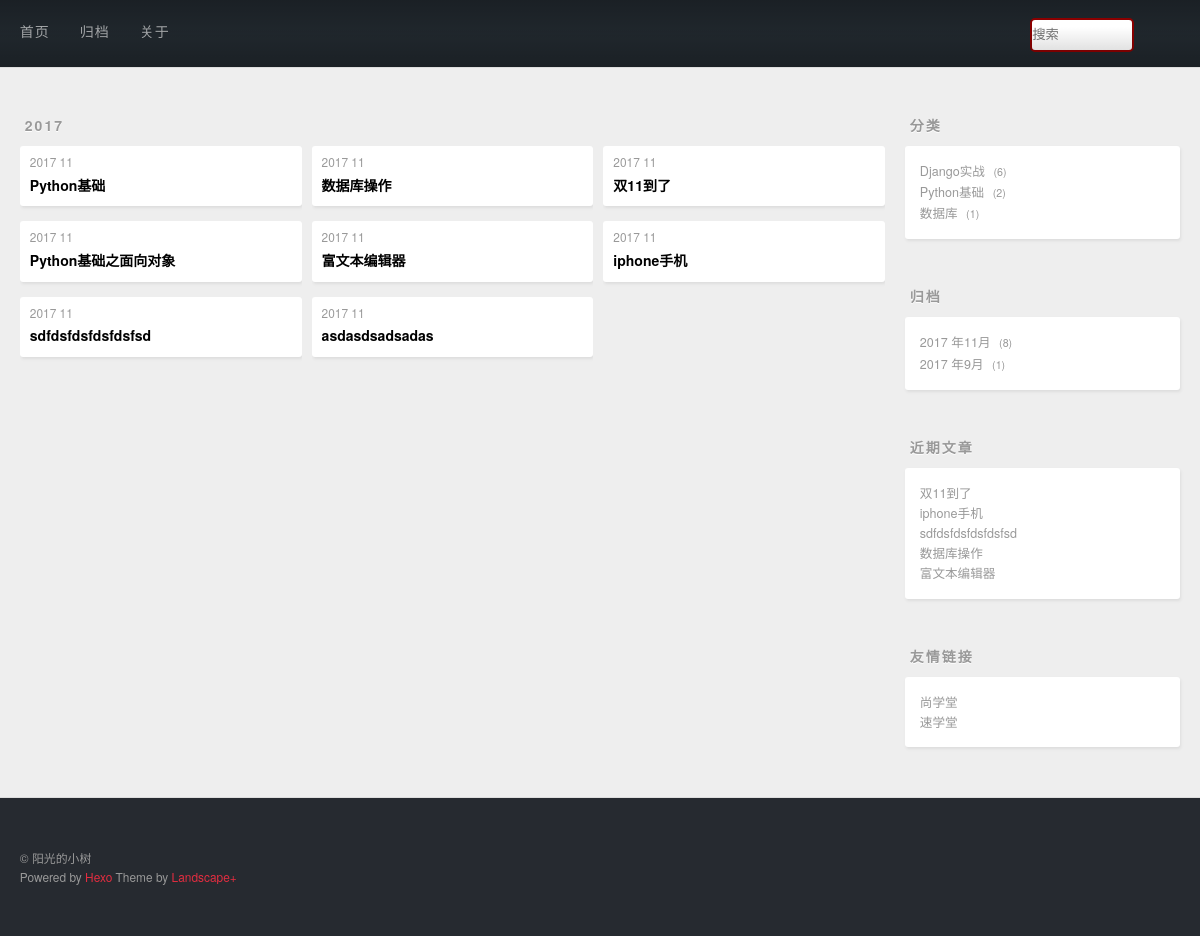
Screenshot of /archive/2017/11 with the database file from the repository.
### post/models.py (models this page shows, shortened)
class Post(models.Model):
    title = models.CharField(max_length=20)
    desc = RichTextUploadingField()
    content = models.TextField()
    created = models.DateField(auto_now_add=True)
    modified = models.DateTimeField(auto_now=True)
    category = models.ForeignKey(Category)
    tags = models.ManyToManyField(Tag)

### post/views.py (the view)
# urls.py: url(r'^archive/(\d+)/(\d+)$',views.date_details_view),
def date_details_view(request,year,month):
    posts = Post.objects.filter(created__year=year,created__month=month).all()
    return render(request,'archive.html',{'posts':posts})

### post/contextprocessor.py (called while the page is built)
def slider_context_processor(request):
    context ={}
    context['category']=Post.objects.values('category','category__name').annotate(count = Count('*'))
    archive = Post.objects.values('created').order_by('-created')
    context['archive']=archive
    context['recent']=Post.objects.order_by('-created').all()[:5]
    return context

### post/templates/archive.html (shortened to what this page needs)
{% extends 'base.html' %}
{% block main %}
    <div class="archives-wrap">
    {% regroup posts by created.year as year_group %}
    {% for year in year_group %}
        <div class="archive-year-wrap">
          <span class="archive-year">{{ year.grouper }}</span>
        </div>
        <div class="archives">
        {% for post in year.list %}
             <article class="archive-article archive-type-post">
  <div class="archive-article-inner">
    <header class="archive-article-header">
      <a href="#" class="archive-article-date">
  <time>{{post.created.year }} {{ post.created.month }}</time>
</a>
    <h1 itemprop="name">
      <a class="archive-article-title" target="_blank" href="/post/details/{{ post.id }}">{{ post.title }}</a>
    </h1>
    </header>
  </div>
</article>
        {% endfor %}
        </div>
    {% endfor %}
    </div>
{% endblock main %}

### templates/slider.html
<aside id="sidebar">
  <div class="widget-wrap">
    <h3 class="widget-title">分类</h3>
    <div class="widget">
      <ul class="category-list">
          {% for cate in category %}
              <li class="category-list-item">
              <a class="category-list-link" href="/category/{{ cate.category }}">{{ cate.category__name }}</a>
              <span class="category-list-count">{{ cate.count }}</span>
          </li>
          {% endfor cate %}
      </ul>
      </div>
  </div>
  <div class="widget-wrap">
    <h3 class="widget-title">归档</h3>
    <div class="widget">
      <ul class="archive-list">
           {% regroup archive by created.year as year_group  %}
          {% for year in year_group %}
              {%  regroup year.list by created.month  as month_group %}
                  {% for month in month_group %}
          <li class="archive-list-item">
                      <a class="archive-list-link" href="/archive/{{ year.grouper }}/{{month.grouper}}">{{ year.grouper  }} 年{{ month.grouper }}月</a>
              <span class="archive-list-count">{{ month.list|length }}</span>
          </li>{% endfor  %}
       {% endfor %}
      </ul>
    </div>
  </div>
  <div class="widget-wrap">
    <h3 class="widget-title">近期文章</h3>
    <div class="widget">
      <ul>
         {% for p in recent %}
              <li>
            <a href="/post/details/{{ p.id }}" target="_blank">{{ p.title }}</a>
          </li>
          {% endfor %}
      </ul>
    </div>
  </div>
  <div class="widget-wrap">
    <h3 class="widget-title">友情链接</h3>
    <div class="widget">
      <ul>
          <li>
            <a href="http://www.bjsxt.com/" target="_blank">尚学堂</a>
          </li>
          <li>
            <a href="http://www.sxt.cn/" target="_blank">速学堂</a>
          </li>
      </ul>
    </div>
  </div>
</aside>

### staticfile/css/style.css (style rules this page uses)
body { zoom: 1; width: 100%; }
body:before, body:after { content: ""; display: table; }
body:after { clear: both; }
html, body, div, span, applet, object, iframe, h1, h2, h3, h4, h5, h6, p, blockquote, pre, a, abbr, acronym, address, big, cite, code, del, dfn, em, img, ins, kbd, q, s, samp, small, strike, strong, sub, sup, tt, var, dl, dt, dd, ol, ul, li, fieldset, form, label, legend, table, caption, tbody, tfoot, thead, tr, th, td { margin: 0; padding: 0; border: 0; outline: 0; font-weight: inherit; font-style: inherit; font-family: inherit; font-size: 100%; vertical-align: baseline; }
body { line-height: 1; color: #000; background: #fff; }
ol, ul { list-style: none; }
html, body, #container { height: 100%; }
body { background: #eee; font: 14px/1.6em "微软雅黑", "Microsoft Yahei", "Droid Sans", Helvetica Neue, Helvetica, Arial, sans-serif; -webkit-text-size-adjust: 100%; }
.article-date, .article-category-link, .archive-year, .widget-title { text-decoration: none; text-transform: uppercase; letter-spacing: 2px; color: #999; margin-bottom: 1em; margin-left: 5px; line-height: 1em; text-shadow: 0 1px #fff; font-weight: bold; }
.article-inner, .archive-article-inner { background: #fff; -webkit-box-shadow: 1px 2px 3px #ddd; box-shadow: 1px 2px 3px #ddd; -webkit-border-radius: 3px; border-radius: 3px; }
.article-entry ul, .widget ul, .article-entry ol, .widget ol, .article-entry dl, .widget dl { margin: 0 20px; line-height: 1.6em; }
.article-entry ul, .widget ul { list-style: disc; }
.archives-wrap { margin: 50px 0; }
.archives { zoom: 1; }
.archives:before, .archives:after { content: ""; display: table; }
.archives:after { clear: both; }
.archive-year-wrap { margin-bottom: 1em; line-height: 1em; }
.archives { -webkit-column-gap: 10px; -moz-column-gap: 10px; column-gap: 10px; }
@media screen and (min-width: 768px) { .archives { -webkit-column-count: 3; -moz-column-count: 3; column-count: 3; } }
.archive-article { -webkit-column-break-inside: avoid; page-break-inside: avoid; overflow: hidden; break-inside: avoid-column; }
.archive-article-inner { padding: 10px; margin-bottom: 15px; }
.archive-article-title { text-decoration: none; font-weight: bold; color: #000; -webkit-transition: color 0.2s; -moz-transition: color 0.2s; -o-transition: color 0.2s; -ms-transition: color 0.2s; transition: color 0.2s; line-height: 1.6em; }
.archive-article-date { color: #999; text-decoration: none; font-size: 0.85em; line-height: 1em; margin-bottom: 0.5em; display: block; }
@media screen and (min-width: 768px) { #sidebar { display: inline; float: left; width: 23.3333333333333%; margin: 0 0.8333333333333%; } }
.widget-wrap { margin: 50px 0; }
.widget { color: #777; text-shadow: 0 1px #fff; background: #fff; -webkit-box-shadow: 1px 2px 3px #ddd; box-shadow: 1px 2px 3px #ddd; padding: 15px; -webkit-border-radius: 3px; border-radius: 3px; }
.widget a { color: #999; text-decoration: none; }
.widget { line-height: 1.6em; word-wrap: break-word; font-size: 0.9em; }
.widget ul, .widget ol { list-style: none; margin: 0; }
.category-list-count, .tag-list-count, .archive-list-count { padding-left: 5px; color: #999; font-size: 0.85em; }
.category-list-count:before, .tag-list-count:before, .archive-list-count:before { content: "("; }
.category-list-count:after, .tag-list-count:after, .archive-list-count:after { content: ")"; }

### rows the page displays
Post: created.year "2017", created.month "11", title "Python基础"
Post: created.year "2017", created.month "11", title "Python基础之面向对象"
Post: created.year "2017", created.month "11", title "sdfdsfdsfdsfdsfsd"
Post: created.year "2017", created.month "11", title "数据库操作"
Post: created.year "2017", created.month "11", title "富文本编辑器"
Post: created.year "2017", created.month "11", title "asdasdsadsadas"
Post: created.year "2017", created.month "11", title "双11到了"
Post: created.year "2017", created.month "11", title "iphone手机"

### other values shown
{{ year.grouper }} "2017"
{{ cate.category__name }} "Django实战" "Python基础" "数据库"
{{ cate.count }} "6" "2" "1"
{{ year.grouper }} "2017" "2017"
{{ month.grouper }} "11" "9"
{{ month.list|length }} "8" "1"
